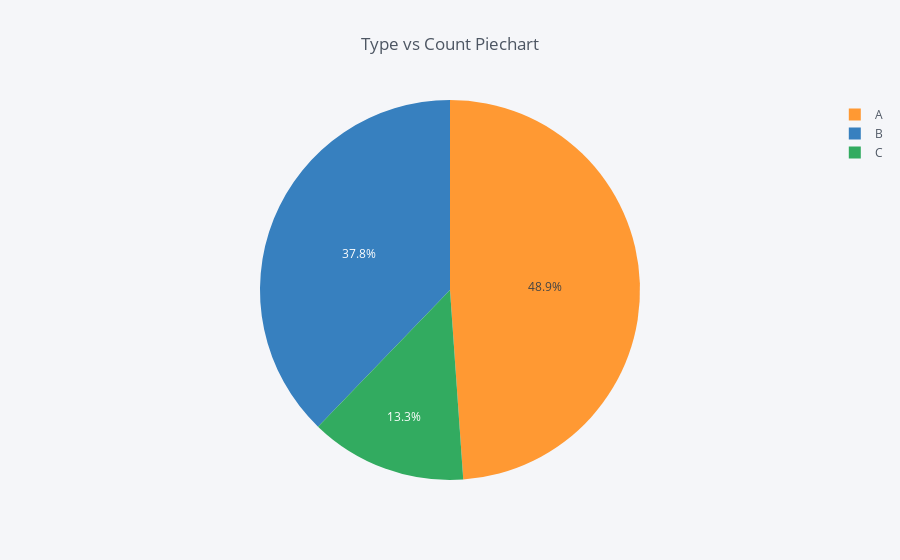

The notebook cell this image was saved under:
### Code cell
group_type = pd.DataFrame(stores_df.groupby('Type')['Size'].count()).reset_index().rename(columns={'Size':'Count'})
group_type.iplot('pie', labels=['Type'], values='Count', title=f'Type vs Count Piechart')

### Figure 1 — Plotly figure (JSON) as saved in the notebook; plotly's stock layout.template omitted (floating-point values rounded to 4 significant figures)
{"data": [{"labels": [["A"], ["B"], ["C"]], "marker": {"colors": ["rgba(255, 153, 51, 1.0)", "rgba(55, 128, 191, 1.0)", "rgba(50, 171, 96, 1.0)"]}, "name": "", "type": "pie", "values": [22, 17, 6]}], "layout": {"legend": {"bgcolor": "#F5F6F9", "font": {"color": "#4D5663"}}, "paper_bgcolor": "#F5F6F9", "plot_bgcolor": "#F5F6F9", "title": "Type vs Count Piechart", "titlefont": {"color": "#4D5663"}}}
